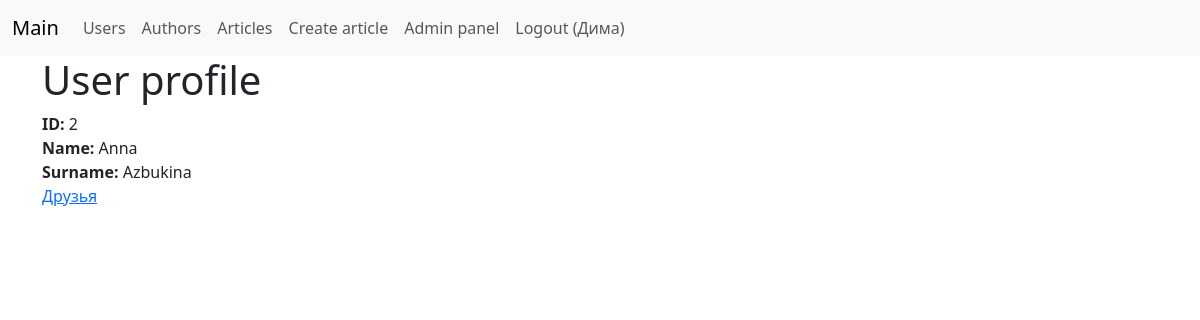
The app's page /users/2 (signed in) with its own data.
### blog/models/user.py (models this page shows, shortened)
class User(db.Model, UserMixin):
    __tablename__ = 'users'
    id = Column(Integer, primary_key=True)
    first_name = Column(String(255), nullable=False)
    last_name = Column(String(255), nullable=False)
    email = Column(String(255), unique=True)
    is_staff = Column(Boolean, nullable=False, default=False)
    password = Column(String(255), nullable=False)
    author = relationship("Author", uselist=False, back_populates="user")

### blog/user/views.py (the view)
@userBlueprint.route('/<int:pk>')
@login_required
def get_user(pk: int):
    _user_correct = User.query.filter_by(id=pk).one_or_none()
    if not _user_correct:
        raise NotFound(f"User with id = {pk} not found")
    return render_template("users/profile.html", user=_user_correct)

### blog/auth/views.py (called while the page is built)
@login_manager.user_loader
def user_loader(user_id: int) -> User:
    return User.query.filter_by(id=user_id).one_or_none()

### blog/templates/users/profile.html (shortened to what this page needs)
{% extends 'base.html'%}
{% block body %}
    <h1>User profile</h1>
    <div><b>ID:</b> {{user.id}}</div>
    <div><b>Name:</b> {{user.first_name}}</div>
    <div><b>Surname:</b> {{user.last_name}}</div>
    <div><a href="{{ url_for('userBlueprint.users_list')}}">Друзья</a></div>
{% endblock %}

### blog/templates/navbar.html (shortened to what this page needs)
<nav class="navbar navbar-expand-lg navbar-light bg-light">
  <div class="container-fluid">
    <a class="navbar-brand" href="/">Main</a>
    <div class="collapse navbar-collapse" id="navbarNav">
      <ul class="navbar-nav">
        <li class="nav-item">
          <a class="nav-link" href="{{ url_for('userBlueprint.users_list') }}">Users</a>
        </li>
        <li class="nav-item">
          <a class="nav-link" href="{{ url_for('authorBlueprint.author_list') }}">Authors</a>
        </li>
        <li class="nav-item">
          <a class="nav-link" href="{{ url_for('articleBlueprint.article_list') }}">Articles</a>
        </li>
        {% if  current_user.is_authenticated %}
          <li class="nav-item">
            <a class="nav-link" href="{{ url_for('articleBlueprint.article_create') }}">Create article</a>
          </li>
          {% if  current_user.is_authenticated %}
            <li class="nav-item">
              <a class="nav-link" href="/admin">Admin panel</a>
            </li>
          {% endif %}
          <li class="nav-item">
            <a class="nav-link" href="{{ url_for('authBlueprint.logout') }}">Logout ({{ current_user.first_name }})</a>
          </li>
        {% else %}
          <li class="nav-item">
            <a class="nav-link" href="{{ url_for('authBlueprint.login') }}">Login</a>
          </li>
        {% endif %}
      </ul>
    </div>
  </div>
</nav>

### records on screen
User: first_name "Дима"
User: id "2", first_name "Anna", last_name "Azbukina"
